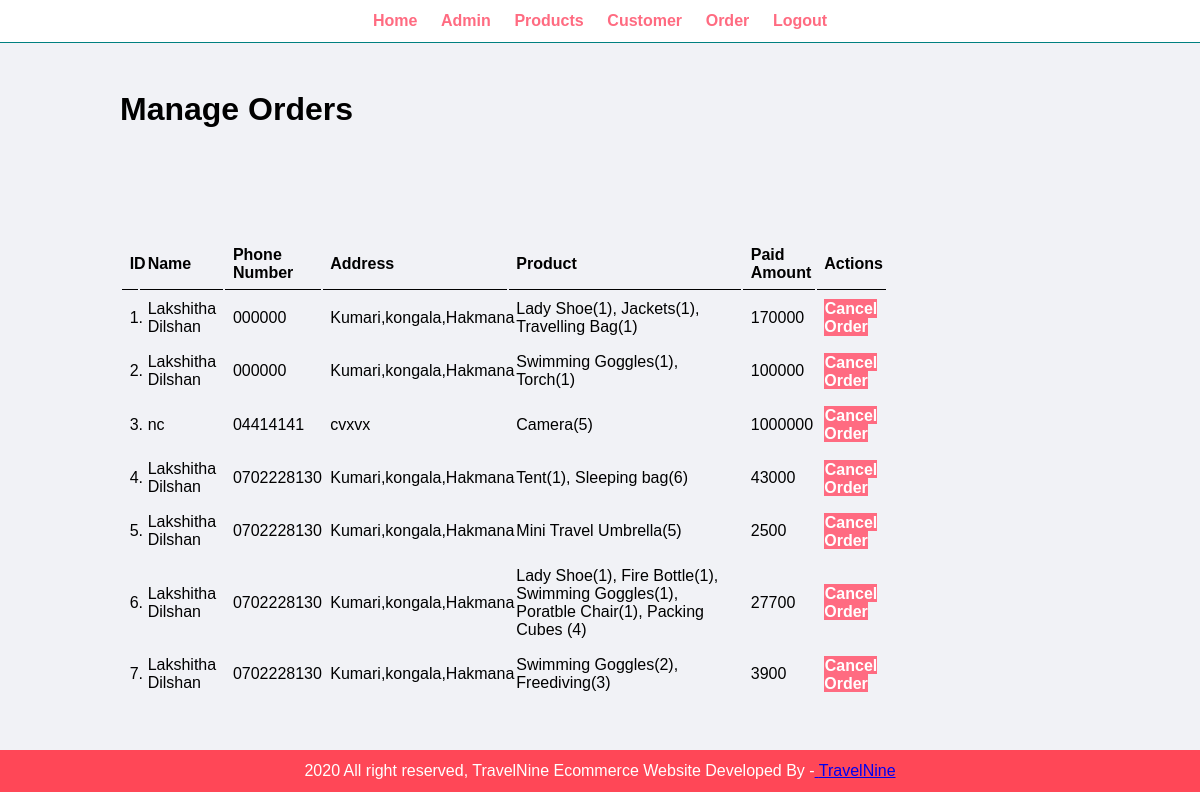
The page /admin/manage-order.php on the database its author committed.
### tables this page shows
CREATE TABLE IF NOT EXISTS `orders` (
  `id` int(11) NOT NULL AUTO_INCREMENT,
  `name` varchar(100) NOT NULL,
  `email` varchar(100) NOT NULL,
  `phone` varchar(20) NOT NULL,
  `address` varchar(255) NOT NULL,
  `pmode` varchar(50) NOT NULL,
  `products` varchar(255) NOT NULL,
  `amount_paid` varchar(100) NOT NULL,
  PRIMARY KEY (`id`)
);

### admin/manage-order.php (the view, shortened to what this page needs)
<?php include('partials/menu.php'); ?>
<div class = "main-content">
        <div class = "wrapper">
                 <h1>Manage Orders</h1>
                 <br><br><br>
                <br><br><br>
                 <table class ="tbl-full">
                        <tr>
                          <th>ID</th>
                          <th>Name</th>
                          <th>Phone Number</th>
                          <th>Address</th>
                          <th>Product</th>
                          <th>Paid Amount</th>
                          <th>Actions</th>
                        </tr>
                        <?php
                          $sql = "SELECT * FROM orders";
                          $res = mysqli_query($conn,$sql);
                          if($res == TRUE){
                            $count = mysqli_num_rows($res);
                            $sn =1;
                            if($count>0){
                              while($rows = mysqli_fetch_assoc($res)){
                                $id = $rows['id'];
                                $username = $rows['name'];
                                $phone = $rows['phone'];
                                $address = $rows['address'];
                                $product = $rows['products'];
                                $amount = $rows['amount_paid'];
                                ?>
                                   <tr>
                                        <td><?php  echo $sn++;  ?>.</td>
                                        <td><?php echo $username; ?></td>
                                        <td><?php echo $phone; ?></td>
                                        <td><?php echo $address; ?></td>
                                        <td><?php echo $product; ?></td>
                                        <td><?php echo $amount; ?></td>
                                        <td>
                                         <a href="http://localhost/project/admin/cancel-order.php?id=<?php echo $id; ?>" class="btn-danger"> Cancel Order</a>
                                         </td>
                                     </tr>
                                <?php
                              }
                            }
                            else{
                            }
                          }
                        ?>
                 </table>
        </div>
  </div>
<?php include('partials/footer.php') ?>
</body>
</html>

### admin/admin.css (style rules this page uses)
* { margin: 0; padding: 0; font-family: Arial, Helvetica, sans-serif; }
.wrapper { padding: 1%; width: 80%; margin: 0 auto; }
.tbl-full { width: 80%; }
table tr th { border-bottom: 1px solid black; padding: 1%; text-align: left; }
table tr td { padding: 1%; }
.btn-danger { background-color:#ff6b81; padding: 1%; color: white; text-decoration: none; font-weight: bold; }
.main-content { background-color:#f1f2f6 ; padding: 3% 0; }

### rows shown on the page
orders: name "Lakshitha Dilshan", phone "000000", address "Kumari,kongala,Hakmana", products "Lady Shoe(1), Jackets(1), Travelling Bag(1)", amount_paid "170000"
orders: name "Lakshitha Dilshan", phone "000000", address "Kumari,kongala,Hakmana", products "Swimming Goggles(1), Torch(1)", amount_paid "100000"
orders: name "nc", phone "04414141", address "cvxvx", products "Camera(5)", amount_paid "1000000"
orders: name "Lakshitha Dilshan", phone "0702228130", address "Kumari,kongala,Hakmana", products "Tent(1), Sleeping bag(6)", amount_paid "43000"
orders: name "Lakshitha Dilshan", phone "0702228130", address "Kumari,kongala,Hakmana", products "Mini Travel Umbrella(5)", amount_paid "2500"
orders: name "Lakshitha Dilshan", phone "0702228130", address "Kumari,kongala,Hakmana", products "Lady Shoe(1), Fire Bottle(1), Swimming Goggles(1), Poratble Chair(1), Packing Cubes (4)", amount_paid "27700"
orders: name "Lakshitha Dilshan", phone "0702228130", address "Kumari,kongala,Hakmana", products "Swimming Goggles(2), Freediving(3)", amount_paid "3900"
